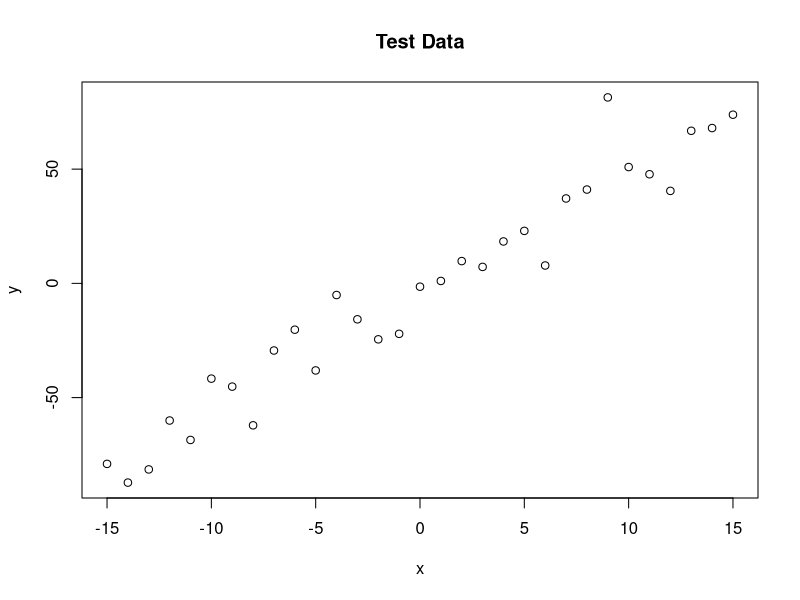
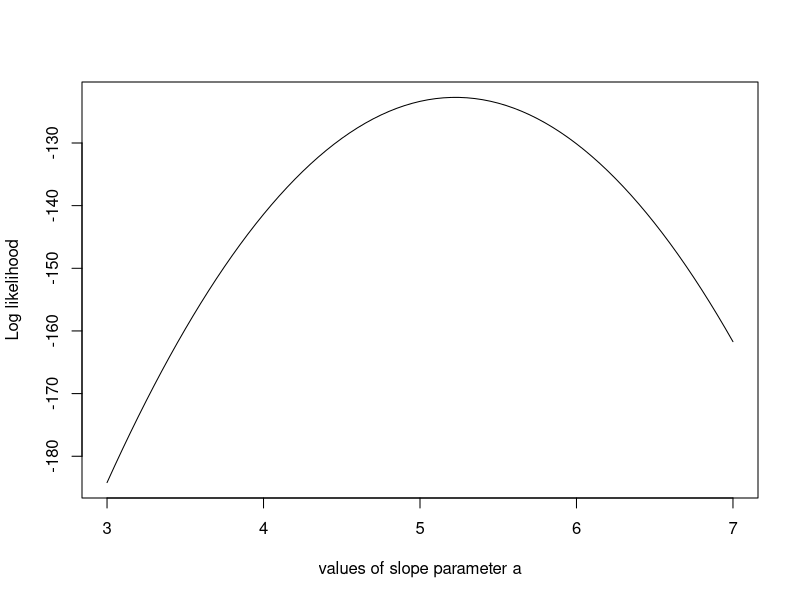
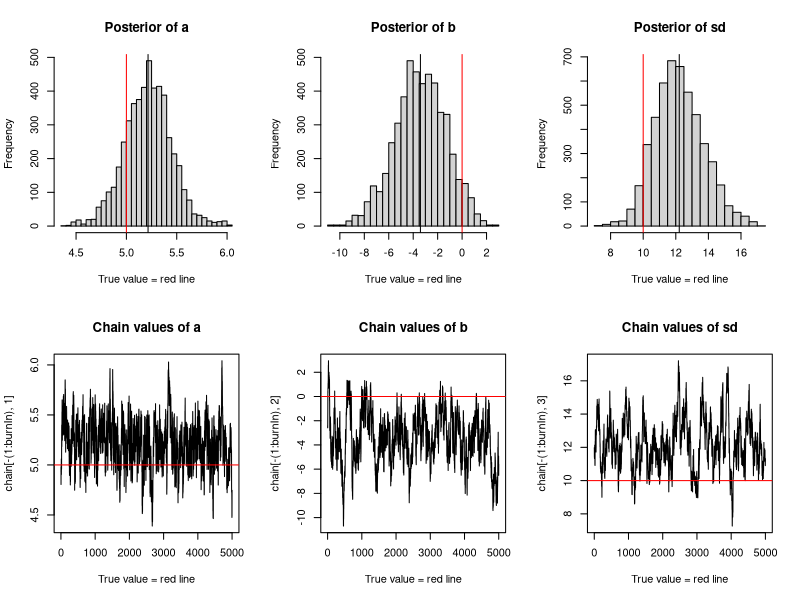

Recreate these plots in R, in order.
# Creating Test Data
trueA <- 5    # slope
trueB <- 0    # intercept
trueSd <- 10    # true sd
sampleSize <- 31    # sample size

# create independent x-values 
x <- (-(sampleSize-1)/2):((sampleSize-1)/2)    # x-values with a size of a sample size
# create dependent values according to ax + b + N(0,sd)
y <-  trueA * x + trueB + rnorm(n=sampleSize,mean=0,sd=trueSd)    # y-values according to the model

plot(x,y, main="Test Data")    # A scatterplot of the created x-values and dependent values according to the model.

# Deriving the likelihood funcion from the model
likelihood <- function(param){
    a = param[1]
    b = param[2]
    sd = param[3]
    
    pred = a*x + b
    singlelikelihoods = dnorm(y, mean = pred, sd = sd, log = T)
    sumll = sum(singlelikelihoods)
    return(sumll)   
}    # defining the likelihood function

# Example: plot the likelihood profile of the slope a
slopevalues <- function(x){return(likelihood(c(x, trueB, trueSd)))}    # a function that takes x and returns the sum of likelihoods with slope = x
slopelikelihoods <- lapply(seq(3, 7, by=.05), slopevalues )    # a sum of likelihoods for different values of slope
plot (seq(3, 7, by=.05), slopelikelihoods , type="l", xlab = "values of slope parameter a", ylab = "Log likelihood")    # plot of the likelihood profile of the slope a

# Prior distribution
prior <- function(param){
    a = param[1]
    b = param[2]
    sd = param[3]
    aprior = dunif(a, min=0, max=10, log = T)
    bprior = dnorm(b, sd = 5, log = T)
    sdprior = dunif(sd, min=0, max=30, log = T)
    return(aprior+bprior+sdprior)
}    # defining the prior distribution

# Posterior distribution
posterior <- function(param){
    return (likelihood(param) + prior(param))
}    # defining the posterior distribution

# Metropolis algorithm
proposalfunction <- function(param){
    return(rnorm(3,mean = param, sd= c(0.1,0.5,0.3)))
}    # generating a random value for each parameters within a reasonable range

run_metropolis_MCMC <- function(startvalue, iterations){
    chain = array(dim = c(iterations+1,3))    # an empty chain
    chain[1,] = startvalue    # filling the first row with the startvalue of parameters
    for (i in 1:iterations){    # for loop, iterating "interations" times
        proposal = proposalfunction(chain[i,])    # "random walk" of starting values
        
        probab = exp(posterior(proposal) - posterior(chain[i,]))    # defining probability
        if (runif(1) < probab){
            chain[i+1,] = proposal    # if accepted, the current chain is moved to proposal chain
        }else{
            chain[i+1,] = chain[i,]    # if not accepted, the current chain stays at the previous chain
        }
    }
    return(chain)    # returning the chain with 1001 sets of values including the starting value
}

startvalue = c(4,0,10)    # setting the start value
chain = run_metropolis_MCMC(startvalue, 10000)    # getting the chain by starting with the startvalue and iterating for 10000 times

burnIn = 5000    # number of burning iterations
acceptance = 1-mean(duplicated(chain[-(1:burnIn),]))    # Accepance rate

# Summary
par(mfrow = c(2,3))    # dividing the plotting screen to 2 rows and 3 columns
hist(chain[-(1:burnIn),1],nclass=30, , main="Posterior of a", xlab="True value = red line" )    # histogram of posterior of a (slope)
abline(v = mean(chain[-(1:burnIn),1]))    # making a line indicating the mean value of a
abline(v = trueA, col="red" )    # making a red line indicating the true value of a
hist(chain[-(1:burnIn),2],nclass=30, main="Posterior of b", xlab="True value = red line")    # histogram of posterior of b (intercept)
abline(v = mean(chain[-(1:burnIn),2]))    # making a line indicating the mean value of b
abline(v = trueB, col="red" )    # making a red line indicating the true value of b
hist(chain[-(1:burnIn),3],nclass=30, main="Posterior of sd", xlab="True value = red line")    # histogram of posterior of sd
abline(v = mean(chain[-(1:burnIn),3]) )    # making a line indicating the mean value of sd
abline(v = trueSd, col="red" )    # making a red line indicating the true value of sd
plot(chain[-(1:burnIn),1], type = "l", xlab="True value = red line" , main = "Chain values of a", )    # plot showing the chain values of a (slope)
abline(h = trueA, col="red" )    # making a red line indicating the true value of a
plot(chain[-(1:burnIn),2], type = "l", xlab="True value = red line" , main = "Chain values of b", )    # plot showing the chain values of b (intercept)
abline(h = trueB, col="red" )    # making a red line indicating the true value of b
plot(chain[-(1:burnIn),3], type = "l", xlab="True value = red line" , main = "Chain values of sd", )    # plot showing the chain values of sd
abline(h = trueSd, col="red" )    # making a red line indicating the true value of sd

# for comparison:
summary(lm(y~x))    # comparing the methodf of MCMC with the method of linear regression
